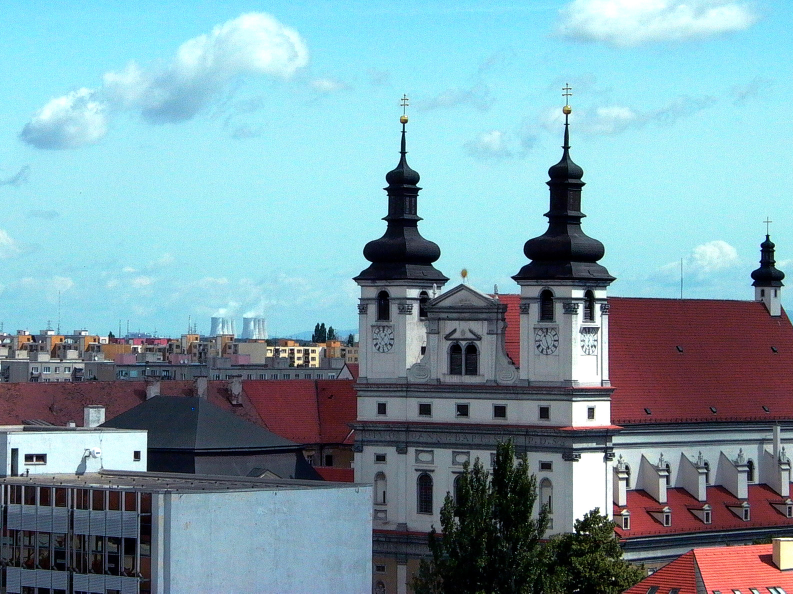
#> input picture data/original/building_1.jpg, 1586 x 1187 px (shown at 1/2 size)
$ python -i sift_detector.py   (imports and definitions only)
#> lines starting #> are read from the running program, lines starting #| are printed output that depends on the picture
#> further down, picture is the input picture: shape (1187, 1586, 3); mean B, G, R 169, 158.5, 125.2
import cv2
import numpy as np
from typing import List, Tuple, Dict, Any
import matplotlib.pyplot as plt

class SIFTDetector:
    """SIFT Keypoint Detector using OpenCV implementation"""

    def __init__(self, n_features: int = 0, n_octave_layers: int = 3,
                 contrast_threshold: float = 0.04, edge_threshold: float = 10,
                 sigma: float = 1.6):
        """
        Initialize SIFT Detector

        Args:
            n_features: Number of best features to retain (0 for all)
            n_octave_layers: Number of layers in each octave
            contrast_threshold: Contrast threshold to filter weak features
            edge_threshold: Edge threshold to filter edge-like features
            sigma: Sigma of Gaussian at octave 0
        """
        # Initialize SIFT detector
        self.sift = cv2.SIFT_create(
            nfeatures=n_features,
            nOctaveLayers=n_octave_layers,
            contrastThreshold=contrast_threshold,
            edgeThreshold=edge_threshold,
            sigma=sigma
        )
        self.params = {
            'n_features': n_features,
            'n_octave_layers': n_octave_layers,
            'contrast_threshold': contrast_threshold,
            'edge_threshold': edge_threshold,
            'sigma': sigma
        }

    # [80 lines left out: functions detect, detect_and_compute, draw_keypoints, get_keypoint_statistics, not called in this run]

    def visualize_scale_space(self, image: np.ndarray, save_path: str = None):
        """
        Visualize keypoints at different scales

        Note: This is a simplified visualization since OpenCV doesn't expose
        the full scale-space pyramid directly
        """
        gray = cv2.cvtColor(image, cv2.COLOR_BGR2GRAY)
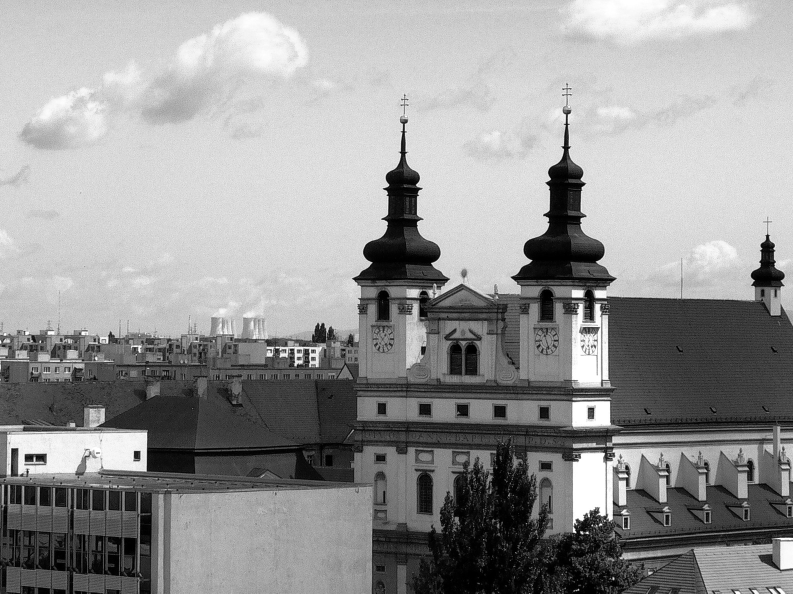
#> gray: shape (1187, 1586) (shown at 1/2 size); min 0, max 255, mean 149.8

        # Create images at different scales
        scales = [0.5, 0.75, 1.0, 1.25, 1.5]
        fig, axes = plt.subplots(1, len(scales), figsize=(15, 4))

        for i, scale in enumerate(scales):
            # Scale image
            h, w = gray.shape
            scaled_size = (int(w * scale), int(h * scale))
            scaled_img = cv2.resize(gray, scaled_size)

            # Detect keypoints at this scale
            kps = self.sift.detect(scaled_img, None)

            # Draw keypoints
            img_kps = cv2.cvtColor(scaled_img, cv2.COLOR_GRAY2BGR)
            for kp in kps:
                x, y = map(int, kp.pt)
                cv2.circle(img_kps, (x, y), 2, (0, 255, 0), thickness=-1)

            axes[i].imshow(cv2.cvtColor(img_kps, cv2.COLOR_BGR2RGB))
            axes[i].set_title(f'Scale: {scale}\nKeypoints: {len(kps)}')
            axes[i].axis('off')
#> this loop made 5 passes
#> pass 1, in visualize_scale_space, `scaled_img = cv2.resize(gray, scaled_size)`:
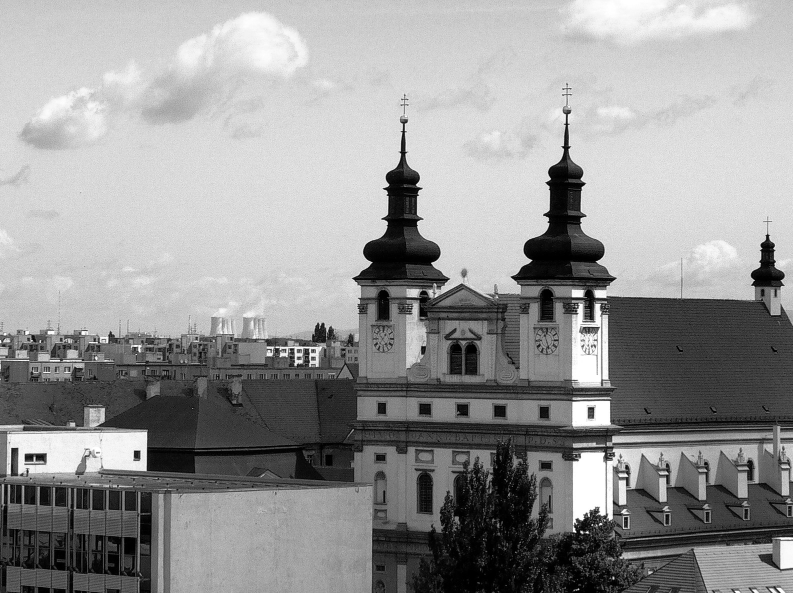
#> scaled_img: shape (593, 793); min 0, max 255, mean 149.7
#> after the loop:
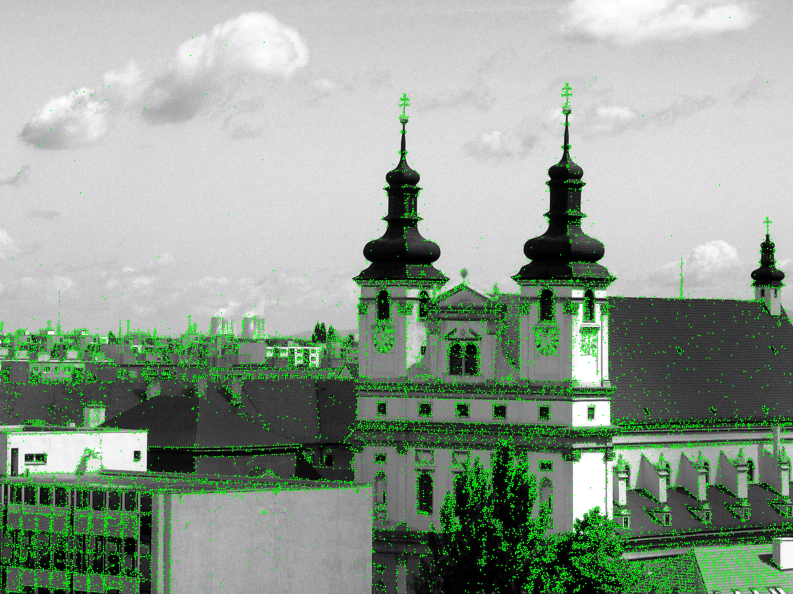
#> img_kps: shape (1780, 2379, 3) (shown at 1/3 size); mean B, G, R 144.8, 158.8, 144.8

        plt.tight_layout()
        if save_path:
            plt.savefig(save_path, dpi=150, bbox_inches='tight')
        plt.show()
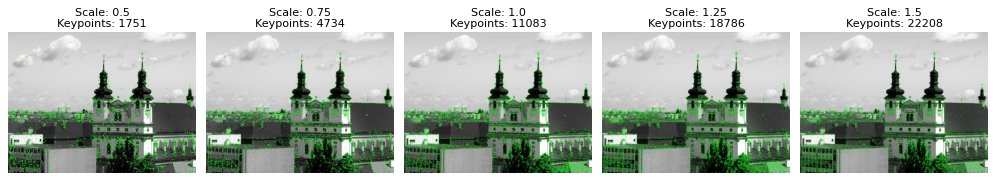
#> figure drawn by matplotlib, 5 panels

    # [37 lines left out: function analyze_parameters, not called in this run]

>>> import cv2
>>> picture = cv2.imread('../data/original/building_1.jpg')
>>> result = SIFTDetector().visualize_scale_space(picture)

$ run again, on data/original/building_2.jpg
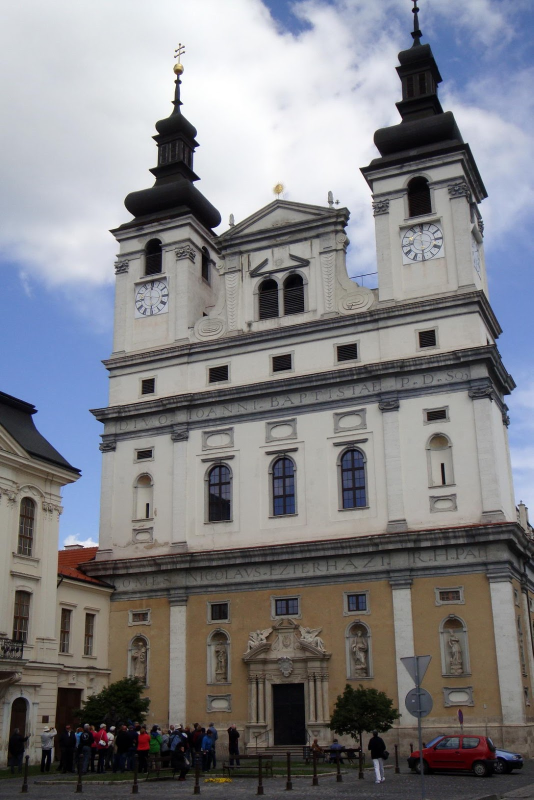
#> input picture data/original/building_2.jpg, 1067 x 1600 px (shown at 1/2 size)
#> picture is the input picture: shape (1600, 1067, 3); mean B, G, R 132.1, 128, 127.9
#> the loop in visualize_scale_space, `for i, scale in enumerate(scales):` made 5 passes
#> pass 1, in visualize_scale_space, `scaled_img = cv2.resize(gray, scaled_size)`:
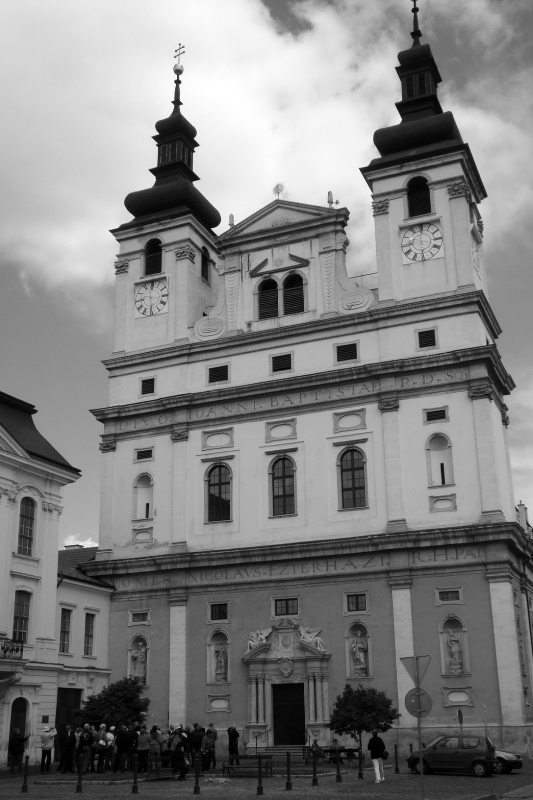
#> scaled_img: shape (800, 533); min 0, max 255, mean 128.4
#> after the loop in visualize_scale_space, `for i, scale in enumerate(scales):`:
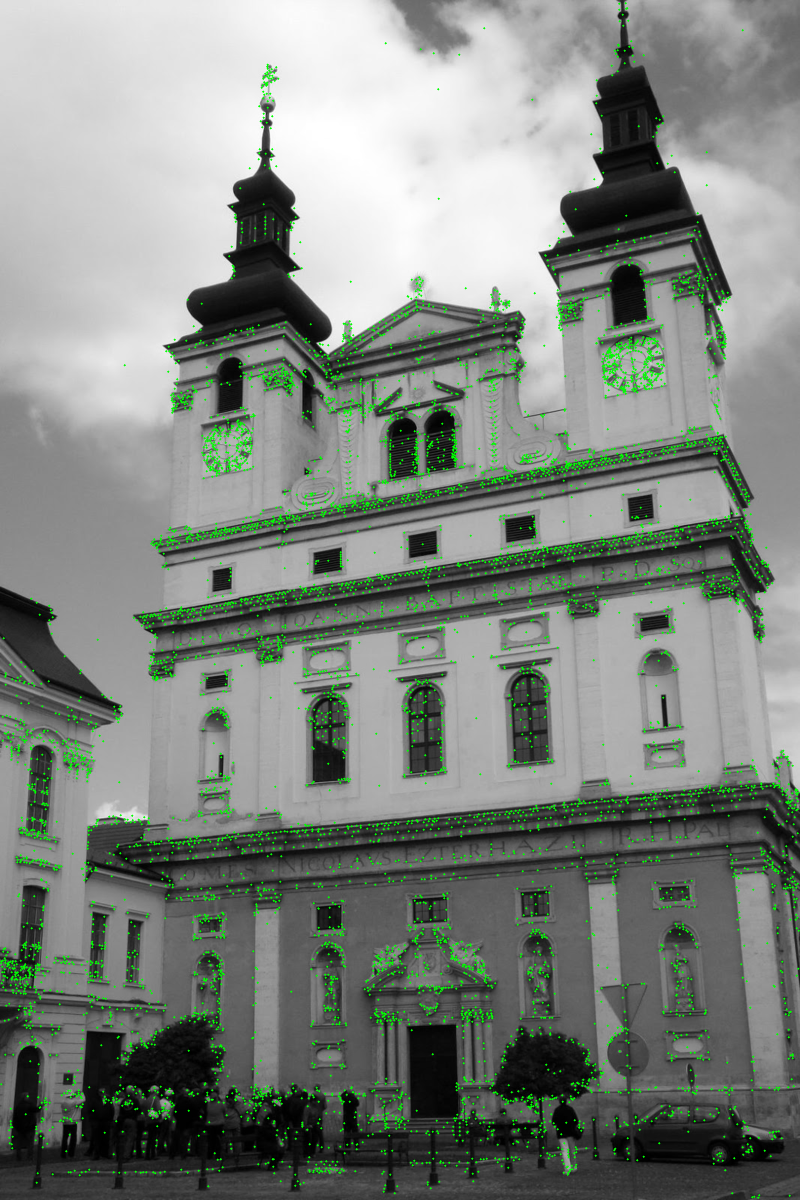
#> img_kps: shape (2400, 1600, 3) (shown at 1/2 size); mean B, G, R 126, 132.6, 126

$ run again, on data/original/building_3.jpg
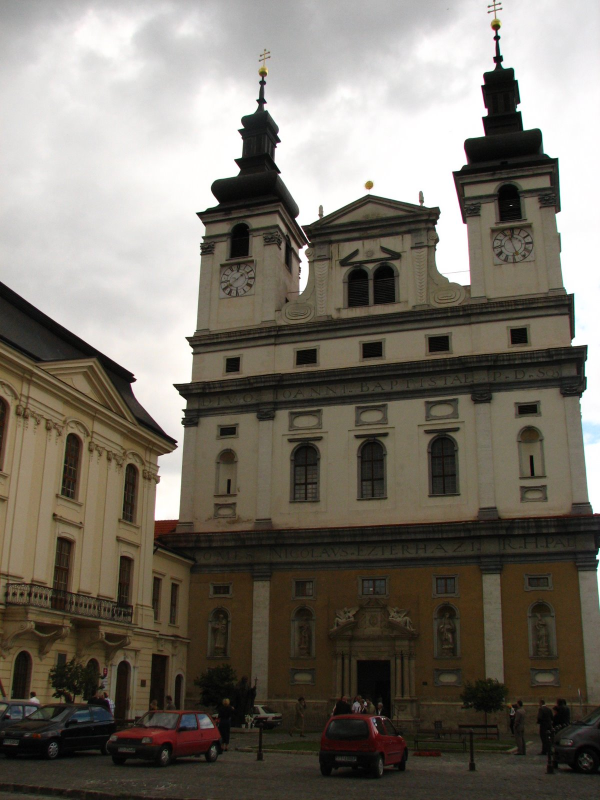
#> input picture data/original/building_3.jpg, 1200 x 1600 px (shown at 1/2 size)
#> picture is the input picture: shape (1600, 1200, 3); mean B, G, R 103.4, 113, 118.7
#> the loop in visualize_scale_space, `for i, scale in enumerate(scales):` made 5 passes
#> pass 1, in visualize_scale_space, `scaled_img = cv2.resize(gray, scaled_size)`:
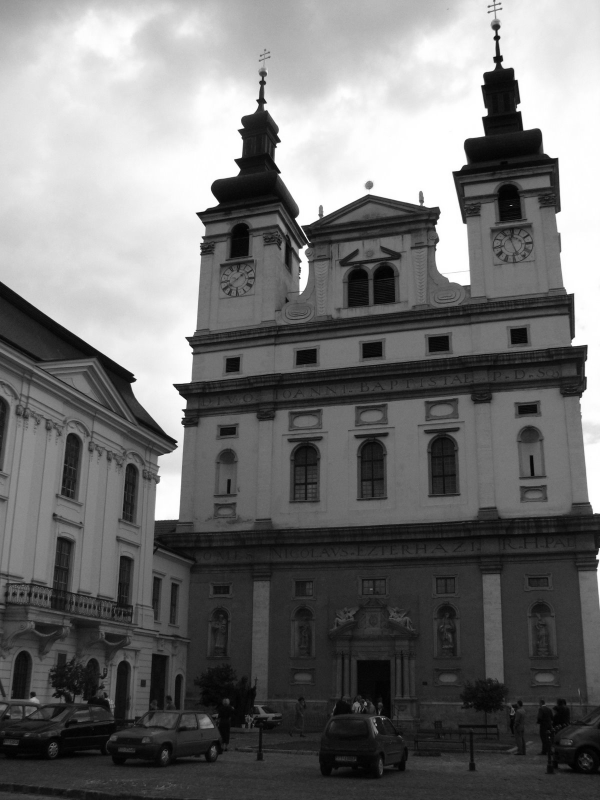
#> scaled_img: shape (800, 600); min 1, max 255, mean 113.8
#> after the loop in visualize_scale_space, `for i, scale in enumerate(scales):`:
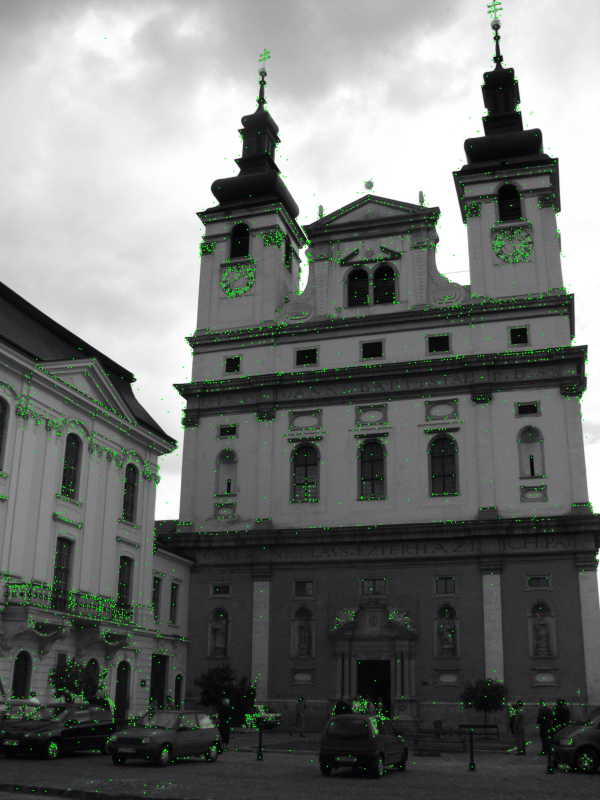
#> img_kps: shape (2400, 1800, 3) (shown at 1/3 size); mean B, G, R 112.9, 115.2, 112.9
